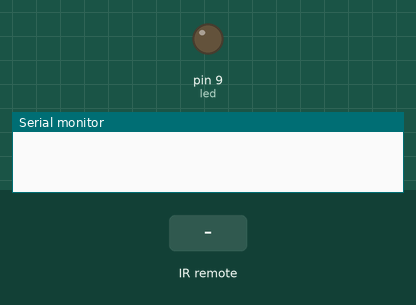
Simulated run of this sketch. Board: Arduino Uno, built with avr-gcc and run on an emulated ATmega328P. Shown: output pins drawn as LEDs (lit = HIGH), the last lines printed to the serial monitor. Inputs (shaded band) come from the test bench.

Above: at 1.2 s.
1.3 s: infrared code 0x40 received
At 2.4 s:
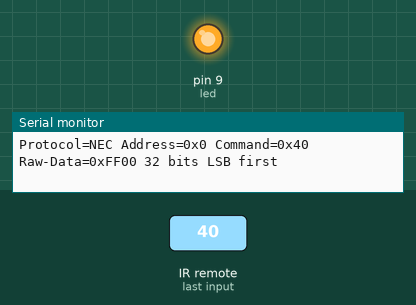
Timing chart, 0 to 4.3 s (numbered marks = the images above; inputs shaded):
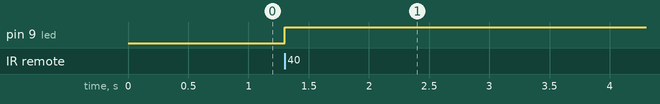

The sketch:

Project_27-2.ino
```cpp
/*
Keyes 37 in 1 Sensor Kit Upgraded Version
Project 27-2
Infrared Receiver
By keyes
*/
#include "PinDefinitionsAndMore.h"
#include <IRremote.hpp>

#define DECODE_NEC
const int led = 9;
int val = 0;

void setup() {

    Serial.begin(115200);
    IrReceiver.begin(IR_RECEIVE_PIN, ENABLE_LED_FEEDBACK);
    pinMode(led,OUTPUT);

}

void loop() {

    if (IrReceiver.decode()) {
        // Print a short summary of received data
        IrReceiver.printIRResultShort(&Serial);
        Serial.println();

        IrReceiver.resume(); // Enable receiving of the next value

        if (IrReceiver.decodedIRData.command == 0x40) {
            // do something
            val = !val;
            digitalWrite(led, val);
            delay(150);
        }
    }
}
```

Measured:
- after the input at 1.3 s, pin 9 (led): LOW → HIGH at once
